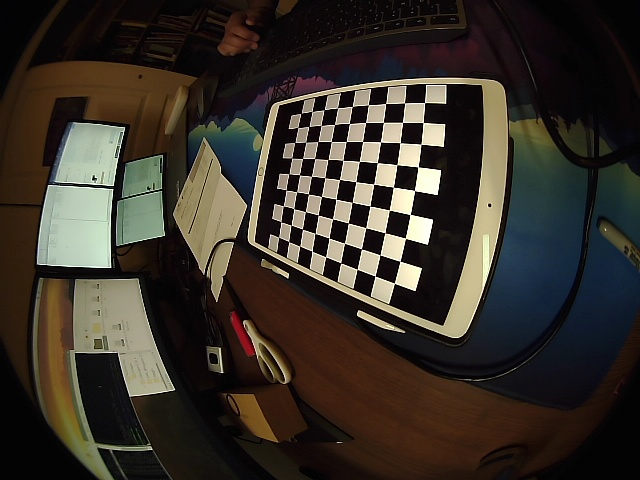
#> input picture tests/fixDistortion/images/capture_0.jpg, 640 x 480 px, found by its file name
$ python binaryMasking.py
#> lines starting #> are read from the running program, lines starting #| are printed output that depends on the picture; after the words box and inside, x2 and y2 are one past the last pixel; in counts of white or black regions, pixels touching at a corner belong together
import cv2
import numpy as np

# Load the image
img = cv2.imread("capture_0.jpg")
#> img is the input picture: shape (480, 640, 3); mean B, G, R 41.7, 49.7, 56.1

# Color-segmentation to get binary mask
lwr = np.array([0, 0, 143])
upr = np.array([179, 61, 252])
hsv = cv2.cvtColor(img, cv2.COLOR_BGR2HSV)
#> hsv: shape (480, 640, 3); mean H, S, V 56.2, 110.8, 59.9
msk = cv2.inRange(hsv, lwr, upr)
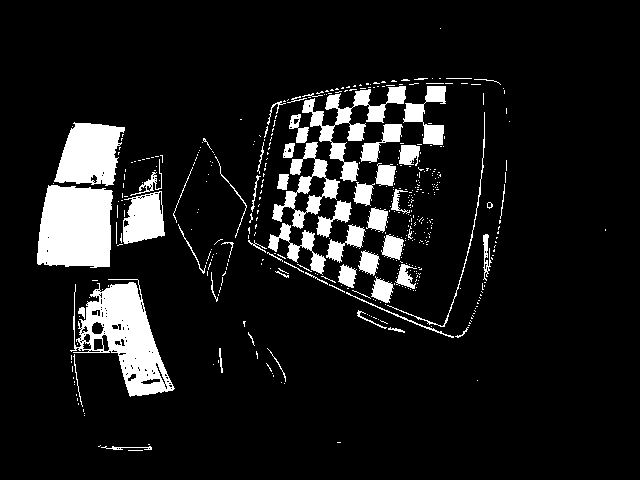
#> msk: shape (480, 640); 10.1% white; 450 white regions (389 under 20 px), largest, box (x1, y1, x2, y2) and area: (37, 185, 113, 268) 5487, (70, 279, 175, 397) 5452, (54, 122, 125, 186) 3191

# Extract chess-board
krn = cv2.getStructuringElement(cv2.MORPH_RECT, (50, 30))
dlt = cv2.dilate(msk, krn, iterations=5)
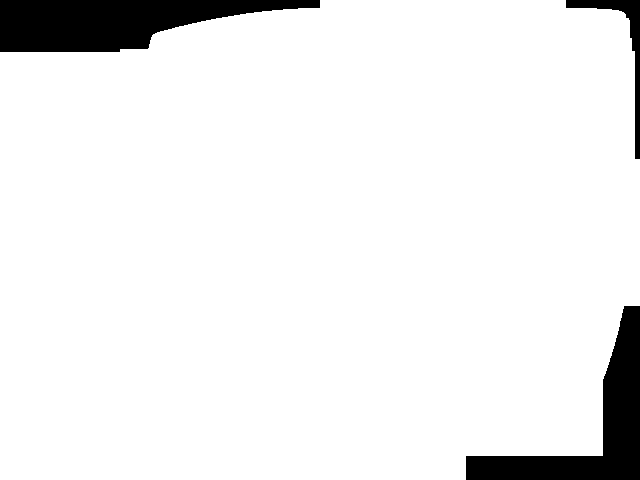
#> dlt: shape (480, 640); 93.1% white; 3 black regions, box (x1, y1, x2, y2) and area: (0, 0, 320, 52) 10638, (466, 306, 640, 480) 8862, (566, 0, 640, 159) 1635
res = 255 - cv2.bitwise_and(dlt, msk)

# Displaying chess-board features
res = np.uint8(res)
ret, corners = cv2.findChessboardCorners(res, (4, 4),
                                         flags=cv2.CALIB_CB_ADAPTIVE_THRESH +
                                               cv2.CALIB_CB_FAST_CHECK +
                                               cv2.CALIB_CB_NORMALIZE_IMAGE)
#> ret = False; corners = None
if ret:
    print(corners)
    fnl = cv2.drawChessboardCorners(img, (7, 7), corners, ret)
    cv2.imshow("fnl", fnl)
    cv2.waitKey(0)
else:
    print("No Checkerboard Found")

$ run again, with tests/fixDistortion/images/capture_1.jpg copied over tests/fixDistortion/images/capture_0.jpg
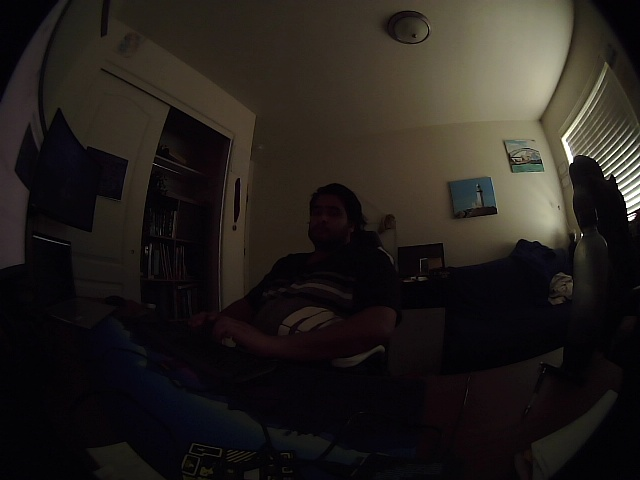
#> input picture tests/fixDistortion/images/capture_1.jpg, 640 x 480 px, found by its file name
#> img is the input picture: shape (480, 640, 3); mean B, G, R 28.1, 31.8, 36.4
#> hsv: shape (480, 640, 3); mean H, S, V 83.3, 100.7, 37.7
#> `msk = cv2.inRange(hsv, lwr, upr)`:
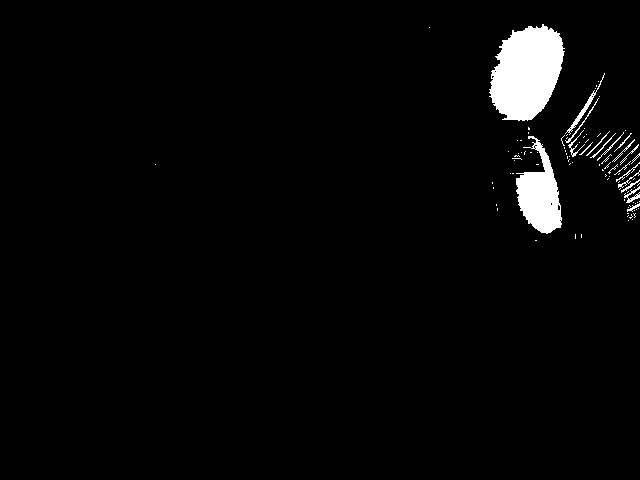
#> msk: shape (480, 640); 2.9% white; 97 white regions (79 under 20 px), largest, box (x1, y1, x2, y2) and area: (489, 24, 565, 121) 5245, (516, 136, 562, 234) 2465, (565, 73, 605, 135) 212
#> `dlt = cv2.dilate(msk, krn, iterations=5)`:
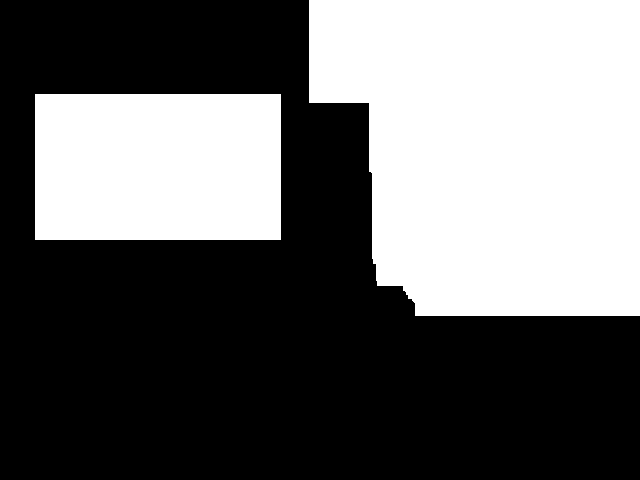
#> dlt: shape (480, 640); 41% white; 2 white regions, box (x1, y1, x2, y2) and area: (309, 0, 640, 316) 90131, (35, 94, 281, 240) 35916
#> ret = False; corners = None

$ run again, with tests/fixDistortion/images/capture_3.jpg copied over tests/fixDistortion/images/capture_0.jpg
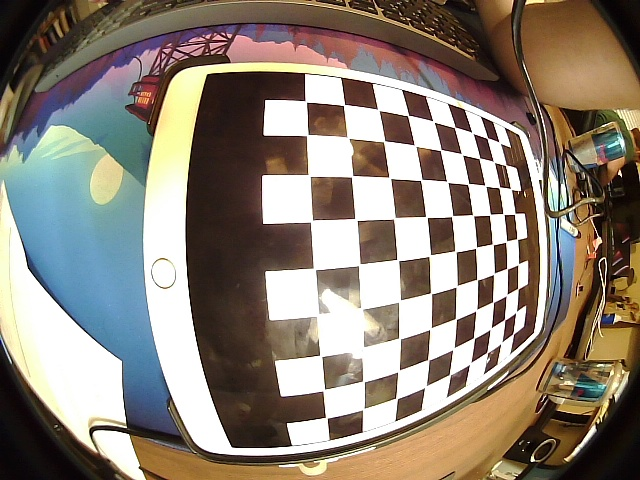
#> input picture tests/fixDistortion/images/capture_3.jpg, 640 x 480 px, found by its file name
#> img is the input picture: shape (480, 640, 3); mean B, G, R 118.5, 130.4, 140.8
#> hsv: shape (480, 640, 3); mean H, S, V 40.1, 88.1, 148.1
#> `msk = cv2.inRange(hsv, lwr, upr)`:
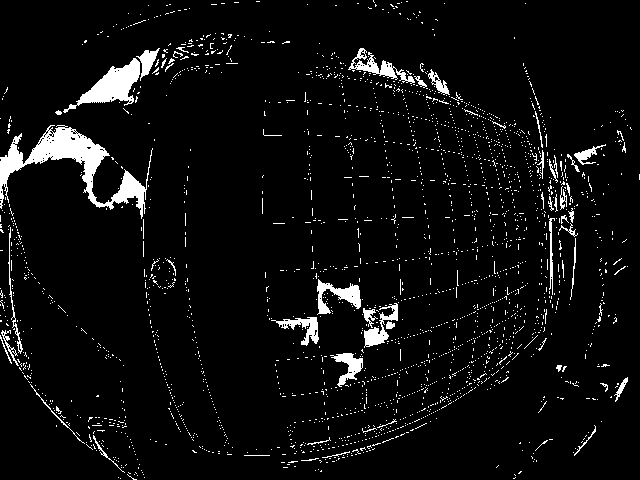
#> msk: shape (480, 640); 5.4% white; 2352 white regions (2294 under 20 px), largest, box (x1, y1, x2, y2) and area: (0, 125, 153, 219) 3767, (63, 58, 140, 113) 1526, (317, 279, 361, 315) 660
#> dlt: shape (480, 640); every value is 255
#> ret = False; corners = None
